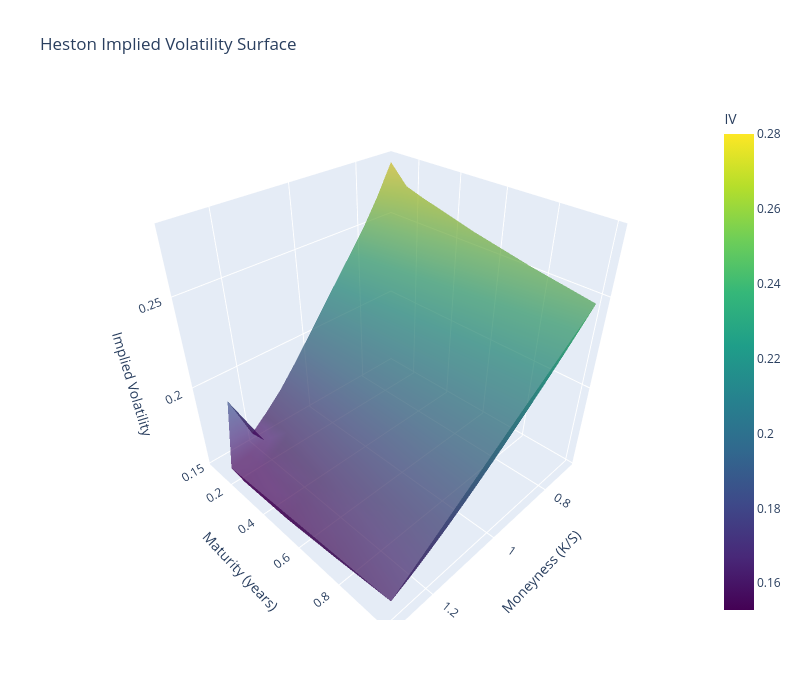

Write notebook code for a chart like this one.
### Code cell
# Filter to calls only and drop NaN IVs
df_heston_calls = heston_opt_prices_df[
    (heston_opt_prices_df['option_type'] == 'call') & 
    (heston_opt_prices_df['implied_vol'].notna())
]

fig = go.Figure(data=[go.Mesh3d(
    x=df_heston_calls['moneyness'],
    y=df_heston_calls['maturity'],
    z=df_heston_calls['implied_vol'],
    intensity=df_heston_calls['implied_vol'],
    colorscale='Viridis',
    showscale=True,
    colorbar=dict(title='IV'),
    opacity=0.7
)])

fig.update_layout(
    title='Heston Implied Volatility Surface',
    scene=dict(
        xaxis_title='Moneyness (K/S)',
        yaxis_title='Maturity (years)',
        zaxis_title='Implied Volatility'
    ),
    width=800, 
    height=700
) 
fig.show()
